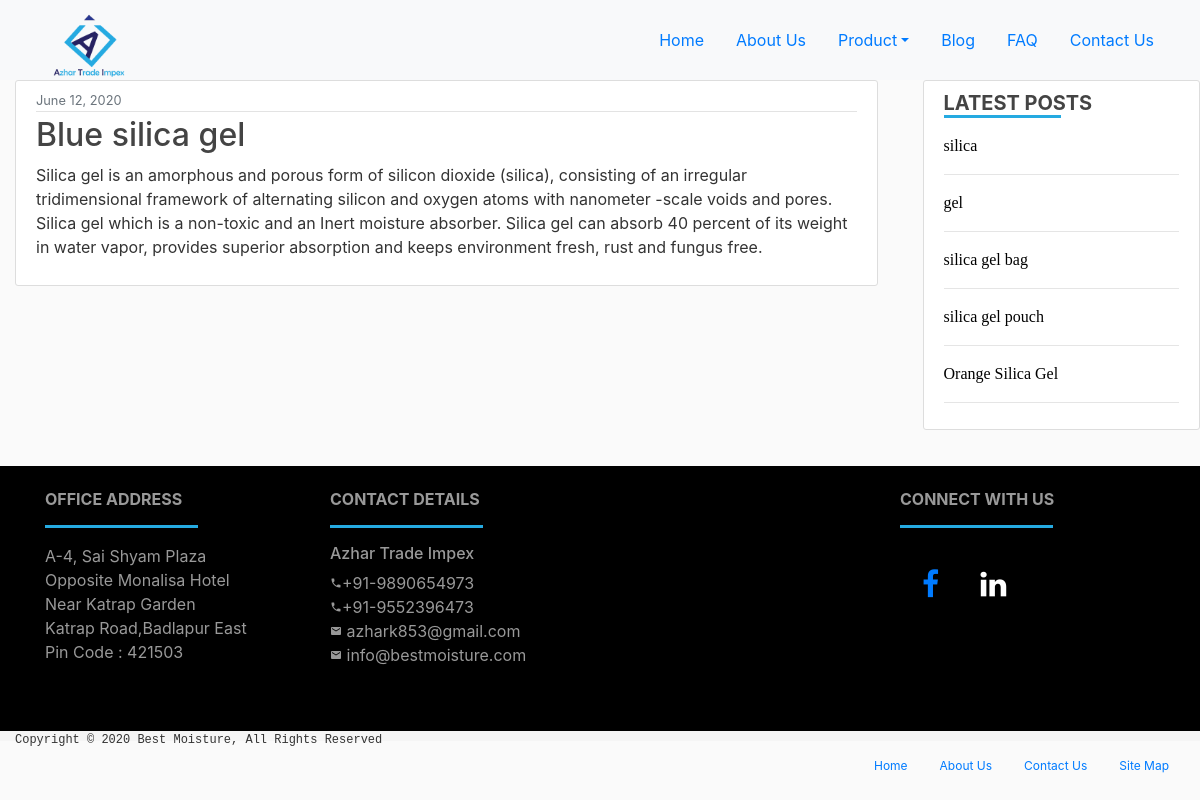
Page /bluesilicagel on the committed database.
### blog/models.py (models this page shows, shortened)
class Post(models.Model):
    title = models.CharField(max_length=100)
    content = models.TextField()
    date_posted = models.DateTimeField(default=timezone.now)
    slug = models.SlugField(null=False, unique= True)

### blog/views.py (the view)
# urls.py: path('<slug:slug>', PostDetailView.as_view(), name='post_detail'),
class PostDetailView(DetailView):
    model = Post
    template_name = 'blog/post_detail.html'

### blog/templatetags/blog_tags.py (called while the page is built)
@register.simple_tag
def get_recent_posts(num=5):
    return Post.objects.all().order_by('-date_posted')[:num]

### blog/templates/blog/post_detail.html
{%extends 'blog1/base.html'%}
{%block content%}
    <div class="container">
        <article class="media content-section">
            <div class="media-body">
            <div class="article-metadata">
                <small class="text-muted">{{ object.date_posted|date:'F d, Y' }}</small>
            </div>
            <h2>{{ object.title }}</h2>
            <p class="article-content">{{ object.content}}</p>
            </div>
        </article>
    </div>
{%endblock%}

### blog/templates/blog1/base.html (shortened to what this page needs)
{%load static%}
{% load blog_tags%}
<html>
<head>
    <link rel="stylesheet" href="{%static 'blog/bootstrap.css'%}">
    <link rel="stylesheet" href="https://cdnjs.cloudflare.com/ajax/libs/font-awesome/4.7.0/css/font-awesome.min.css">
    <link rel="stylesheet" type="text/css" href="{%static 'blog/main.css'%}">
</head>
<body>
    <header class="site-header">
        <nav class="navbar navbar-expand navbar-light bg-light flex-column flex-md-row bd-navbar fixed-top">
            <div class="container">
                    <a class="navbar-brand" style="margin-bottom: 20px;" href="/">
                        <img src="{%static 'blog/azhar-logo.png' %}" width="90px" height="90px" alt="">
                    </a>
                <ul class="nav justify-content-end">
                    <li class="nav-item">
                        <a class="nav-item nav-link" href="/">Home</a>
                    </li>
                    <li class="nav-item">
                        <a class="nav-item nav-link" href="{%url 'blog-about'%}">About Us</a>
                    </li>
                    <li class="nav-item dropdown">
                        <a class="nav-link dropdown-toggle" href="#" id="navbarDropdown" role="button"
                            data-toggle="dropdown" aria-hashpop="true" aria-expanded="false">Product</a>
                    </li>
                    <li class="nav-item">
                        <a class="nav-item nav-link" href="{%url 'post'%}">Blog</a>
                    </li>
                    <li class="nav-item">
                        <a class="nav-item nav-link" href="{%url 'blog-FAQ'%}">FAQ</a>
                    </li>
                    <li class="nav-item">
                        <a class="nav-item nav-link" href="{%url 'blog-contact'%}">Contact Us</a>
                    </li>
                </ul>
            </div>
        </nav>
    </header>
    <div class="row">
        <div class=" container col-md-9">
            {%block content%}
            {%endblock%}
        </div> <br>
        <div class=" container col-md-3">
            {%block data%}
                <div class="content-section">
                    <h5 style="margin-bottom: 0px !important;"><b>LATEST POSTS</b></h5>
                    <hr style="border-top: 3px solid #25aae1; margin-top: 0px !important;" align="left" width="50%">
                    {% get_recent_posts as post_list%}
                    <ul style="padding-inline-start: 0px !important;">
                        {% for post in post_list%}
                                    <a href="{%url 'post_detail' post.slug %}"><span class="recent_post">{{post.title}}</span></a>
                            <hr style="line-height: 100%;">
                            {% endfor %}
                    </ul>
                </div>
            {%endblock%}
        </div>
    </div>
    <footer class="page-footer font-small" style="background-color:black">
        <div class="container col-md-12">
            <div class="container text-center text-md-left">
                <div class="row mt-3 py-4" style="padding-bottom: 0px; padding-top: 0px;">
                    <div class="col-md-3 mb-4" style="color: #999999;">
                        <h6 class="text-uppercase font-weight-bold" style="color: #999999;">Office Address</h6>
                        <hr style="border-top: 3px solid #25aae1;" align="left" width="60%">
                        <p>
                            A-4, Sai Shyam Plaza <br>
                            Opposite Monalisa Hotel <br>
                            Near Katrap Garden <br>
                            Katrap Road,Badlapur East <br>
                            Pin Code : 421503
                        </p>
                    </div>
                    <div class="col-md-3 mb-4" style="color: #999999;">
                        <h6 class="text-uppercase font-weight-bold" style="color: #999999;"> Contact Details</h6>
                        <hr style="border-top: 3px solid #25aae1;" align="left" width="60%">
                        <p>
                            <h6 style="color: #999999;">Azhar Trade Impex</h6>
                            <i class="material-icons" style="font-size:12px">phone</i>+91-9890654973 <br>
                            <i class="material-icons" style="font-size:12px">phone</i>+91-9552396473<br>
                            <i class="material-icons" style="font-size:12px">email</i> azhark853@gmail.com<br>
                            <i class="material-icons" style="font-size:12px">email</i> info@bestmoisture.com
                        </p>
                    </div>
                    <div class="col-md-3 mb-4">
                    </div>
                    <div class="social-media-button-container col-md-3 mb-4" style="color: #999999; text-align: left;">
                        <h6 class="text-uppercase font-weight-bold" style="color: #999999;"> Connect with Us</h6>
                        <hr style="border-top: 3px solid #25aae1;" align="left" width="60%" height="40%">
                        <a href="#" class="fa fa-facebook"></a>
                        <a href="#" class="fa fa-linkedin"></a>
                    </div>
                </div>
            </div>
        </div>
    </footer>
    <footer style="color: #333333; background-color:whitesmoke">
        <div class="container col-md-12" style="height:10px; margin-bottom: 0px;">
            <p style="font-family:monospace; margin-bottom: 0px; font-size:12px;">Copyright © 2020 Best Moisture, All
                Rights Reserved </p>
            <ul class="nav justify-content-end" style="font-size: 12px;">
                <li class="nav-item">
                    <a class="nav-link active" href="/">Home</a>
                </li>
                <li class="nav-item">
                    <a class="nav-link" href="{% url 'blog-about'%}">About Us</a>
                </li>
                <li class="nav-item">
                    <a class="nav-link" href="{% url 'blog-contact'%}">Contact Us</a>
                </li>
                <li class="nav-item">
                    <a class="nav-link" href="{% url 'django.contrib.sitemaps.views.sitemap'%}">Site Map</a>
                </li>
            </ul>
        </div>
    </footer>
</body>
</html>

### blog/static/blog/main.css (style rules this page uses)
body { background: #fafafa; color: #333333; margin-top: 5rem; }
h1, h2, h3, h4, h5, h6 { color: #444444; }
ul { margin: 0; }
.navbar { min-height: 12px; }
.navbar-brand { position: relative; width: 100px; left: 15px; max-height: 100px; min-height: 60px; height: 50px; line-height: 50px; padding-top: 0px; margin-bottom: 20px; }
.content-section { background: #ffffff; padding: 10px 20px; border: 1px solid #dddddd; border-radius: 3px; margin-bottom: 20px; }
.article-content { white-space: pre-line; }
.article-metadata { padding-bottom: 1px; margin-bottom: 4px; border-bottom: 1px solid #e3e3e3 }
.fa { padding: 20px; font-size: 30px; width: 50px; text-align: center; text-decoration: none; margin: 5px 2px; border-radius: 100%; }
.fa-linkedin { color:white; }
.recent_post { color: #000000; font-family: Verdana; font-size: 16px; }

### rows in the picture
Post: date_posted "June 12, 2020", title "Blue silica gel", content "Silica gel is an amorphous and porous form of silicon dioxide (silica), consisting of an irregular tridimensional framework of alternating silicon and oxygen atoms with nanometer -scale voids and pores. Silica gel which is a non-toxic and an Inert moisture absorber. Silica gel can absorb 40 percent of its weight in water vapor, provides superior absorption and keeps environment fresh, rust and fungus free."
Post: title "silica"
Post: title "gel"
Post: title "silica gel bag"
Post: title "silica gel pouch"
Post: title "Orange Silica Gel"
